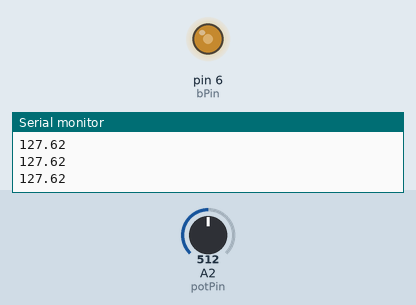
This sketch was run on a simulated Arduino Uno, built with avr-gcc and run on an emulated ATmega328P. Shown: output pins drawn as LEDs (lit = HIGH), the last lines printed to the serial monitor. The test bench sets the inputs (shaded band); at power-on: A2 (potPin) = 512.

Above: at 1.2 s.
1.3 s: A2 (potPin) set to 716
At 2.5 s:
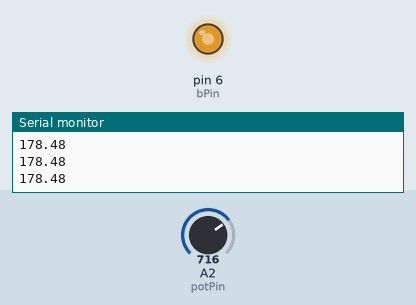
2.8 s: A2 (potPin) set to 900
At 3.5 s:
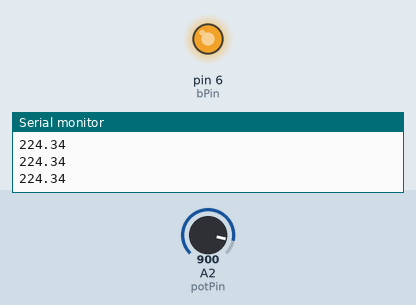
4.3 s: A2 (potPin) set to 122
At 5.5 s:
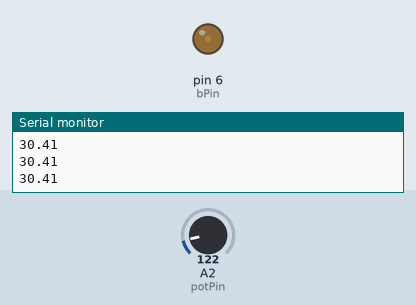
5.8 s: A2 (potPin) set to 0
At 6.8 s:
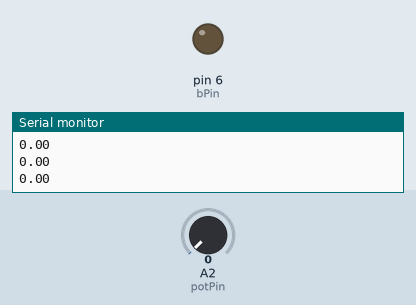
7.3 s: A2 (potPin) set to 511
At 8.2 s:
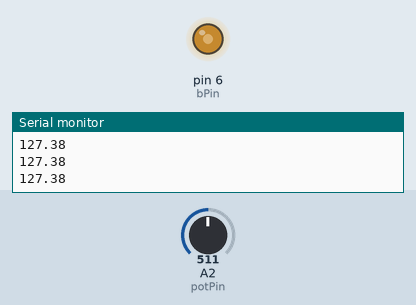
Timing chart, 0 to 9.8 s (numbered marks = the images above; inputs shaded):
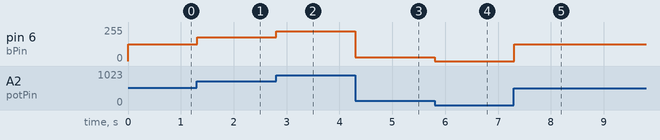

Measured:
- after the input at 1.3 s, pin 6 (bPin): 127/255 → 178/255 at once
- after the input at 2.8 s, pin 6 (bPin): 178/255 → 224/255 at once
- after the input at 4.3 s, pin 6 (bPin): 224/255 → 30/255 at once
- after the input at 5.8 s, pin 6 (bPin): 30/255 → 0/255 at once
- after the input at 7.3 s, pin 6 (bPin): 0/255 → 127/255 at once

The sketch:

DimmingLED.ino
```cpp
int potPin=A2;
int bPin=6;
int potVal;//Holds the raw reading from the potentiometer returning a value from 0-1023
float LEDVal;//Holds the brightness value, scaled to fit the 0-255 range that analogWrite expects

 void setup() {
  // put your setup code here, to run once:
  pinMode(A2, INPUT);
  pinMode(6,OUTPUT);
  Serial.begin(9600);
}

void loop() {
  // put your main code here, to run repeatedly:
  potVal=analogRead(potPin);
  LEDVal=(255./1023.)*potVal;
  analogWrite(bPin,LEDVal);
  Serial.println(LEDVal);// Allows me to read the actual values on the serial monitor and see the numbers change with the brightness
}
```
